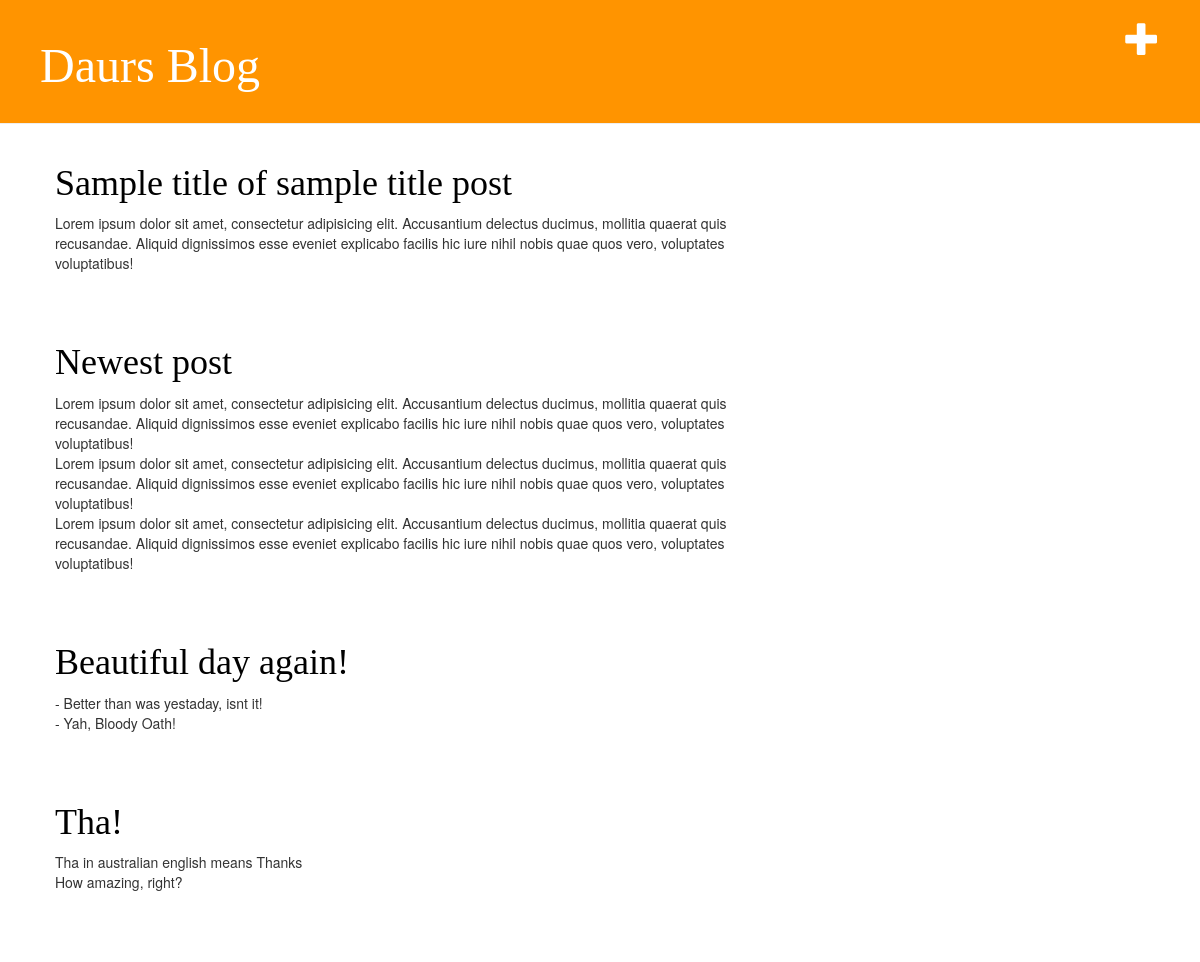
The app's page / (signed in) with its own data.
### blog/models.py (models this page shows, shortened)
class Post(models.Model):
    author = models.ForeignKey(settings.AUTH_USER_MODEL, on_delete=models.CASCADE)
    title = models.CharField(max_length=200)
    text = models.TextField()
    created_date = models.DateTimeField(default=timezone.now)
    published_date = models.DateTimeField(blank=True, null=True)

### blog/views.py (the view)
# urls.py: path('', views.post_list, name='post_list'),
def post_list(request):
    posts = Post.objects.filter(published_date__lte=timezone.now()).order_by('published_date')
    return render(request, 'blog/post_list.html', {'posts': posts})

### blog/templates/blog/post_list.html
{% extends 'blog/base.html' %}
    {% block content %}
        {% for post in posts %}
            <div class="post">
                <h1><a href="{% url 'post_detail' pk=post.pk %}"> {{ post.title }}</a></h1>
                <p>{{ post.text|linebreaksbr  }}</p>
            </div>
        {% endfor %}
    {% endblock %}

### blog/static/css/blog.css (style rules this page uses)
h1, h2, h3, h4 { font-family: 'Lobster', cursive; }
.post { margin-bottom: 70px; }
.post h1 a, .post h1 a:visited { color: #000000; }

### records on screen
Post: title "Sample title of sample title post", text "Lorem ipsum dolor sit amet, consectetur adipisicing elit. Accusantium delectus ducimus, mollitia quaerat quis recusandae. Aliquid dignissimos esse eveniet explicabo facilis hic iure nihil nobis quae quos vero, voluptates voluptatibus!"
Post: title "Newest post", text "Lorem ipsum dolor sit amet, consectetur adipisicing elit. Accusantium delectus ducimus, mollitia quaerat quis recusandae. Aliquid dignissimos esse eveniet explicabo facilis hic iure nihil nobis quae quos vero, voluptates voluptatibus! Lorem ipsum dolor sit amet, consectetur adipisicing elit. Accusantium delectus ducimus, mollitia quaerat quis recusandae. Aliquid dignissimos esse eveniet explicabo facilis hic iure nihil nobis quae quos vero, voluptates voluptatibus! Lorem ipsum dolor sit amet, consectetur adipisicing elit. Accusantium delectus ducimus, mollitia quaerat quis recusandae. Aliquid dignissimos esse eveniet explicabo facilis hic iure nihil nobis quae quos vero, voluptates…"
Post: title "Beautiful day again!", text "- Better than was yestaday, isnt it! - Yah, Bloody Oath!"
Post: title "Tha!", text "Tha in australian english means Thanks How amazing, right?"
